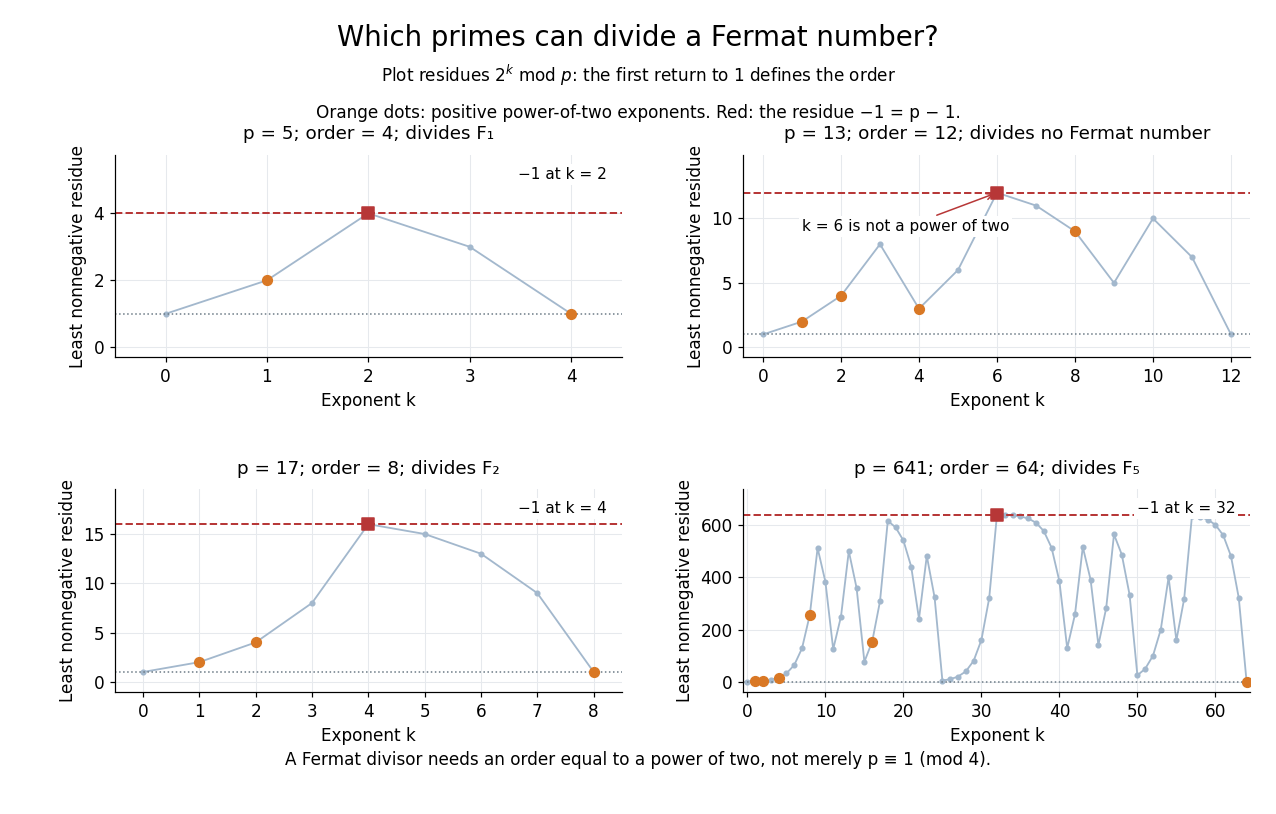

Generate this figure with Python:
"""Original exact modular-arithmetic diagram, not measured data.

Tested with Python 3.14.4, matplotlib 3.10.7 and numpy 2.3.5.
Run from _media; writes its matching PNG into the current directory.
"""

from pathlib import Path

import matplotlib

matplotlib.use("Agg")
import matplotlib.pyplot as plt


def multiplicative_order(p):
    return next(k for k in range(1, p) if pow(2, k, p) == 1)


def main():
    plt.rcParams.update({"font.size": 11, "figure.facecolor": "white"})
    fig, axes = plt.subplots(2, 2, figsize=(11.6, 7.4))
    fig.subplots_adjust(left=0.09, right=0.98, bottom=0.15, top=0.81, hspace=0.65, wspace=0.24)
    fig.suptitle("Which primes can divide a Fermat number?", fontsize=18, y=0.97)
    fig.text(0.5, 0.90, r"Plot residues $2^k\ \mathrm{mod}\ p$: the first return to 1 defines the order", ha="center")
    fig.text(0.5, 0.855, "Orange dots: positive power-of-two exponents. Red: the residue −1 = p − 1.", ha="center", fontsize=11)
    for ax, p, note in zip(axes.flat, [5, 13, 17, 641], ["divides F₁", "divides no Fermat number", "divides F₂", "divides F₅"], strict=True):
        order = multiplicative_order(p)
        exponents = list(range(order + 1))
        residues = [pow(2, k, p) for k in exponents]
        power_exponents = [k for k in exponents if k > 0 and k & (k - 1) == 0]
        ax.plot(exponents, residues, color="#a3b8cd", lw=1.2, marker="o", markersize=3)
        ax.scatter(power_exponents, [pow(2, k, p) for k in power_exponents], color="#d97825", s=40, zorder=4)
        ax.axhline(p - 1, color="#b73737", linestyle="--", lw=1.3)
        ax.scatter([order // 2], [p - 1], color="#b73737", marker="s", s=65, zorder=5)
        ax.axhline(1, color="#6c7b86", linestyle=":", lw=1)
        ax.set_title(f"p = {p}; order = {order}; {note}", fontsize=12, pad=10)
        ax.set(xlabel="Exponent k", ylabel="Least nonnegative residue", xlim=(-0.5, order + 0.5), ylim=(-p * 0.06, p * 1.15))
        if p == 13:
            ax.annotate("k = 6 is not a power of two", xy=(6, 12), xytext=(1, 9), fontsize=10, arrowprops={"arrowstyle": "->", "color": "#b73737"}, bbox={"facecolor": "white", "edgecolor": "none", "pad": 2})
        else:
            half = order // 2
            ax.text(0.97, 0.94, f"−1 at k = {half}", transform=ax.transAxes, ha="right", va="top", fontsize=10, bbox={"facecolor": "white", "edgecolor": "none", "pad": 2})
        ax.grid(color="#e6e9ed", lw=0.7)
        ax.set_axisbelow(True)
        for side in ("top", "right"):
            ax.spines[side].set_visible(False)
    fig.text(0.5, 0.06, "A Fermat divisor needs an order equal to a power of two, not merely p ≡ 1 (mod 4).", ha="center", fontsize=11)
    fig.savefig(Path(__file__).with_suffix(".png").name, dpi=110, facecolor="white", transparent=False)
    plt.close(fig)


if __name__ == "__main__":
    main()
